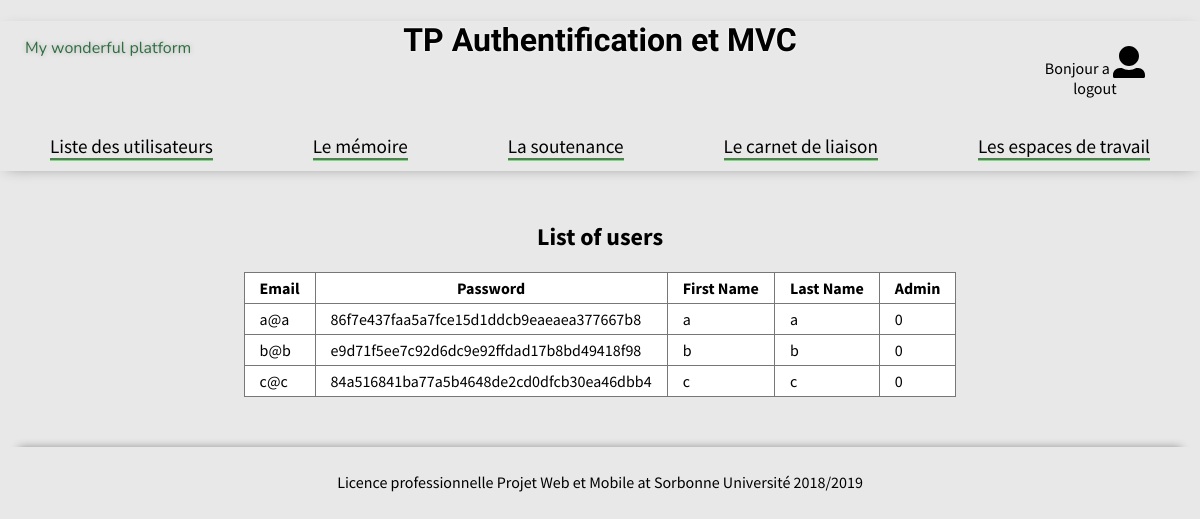
Screenshot of /index.php?ctrl=user&action=usersList (signed in) with the database file from the repository.
### tables this page shows
CREATE TABLE IF NOT EXISTS `Users` (
  `id` int(11) NOT NULL,
  `email` varchar(45) NOT NULL,
  `password` varchar(300) NOT NULL,
  `firstName` varchar(45) NOT NULL,
  `lastName` varchar(45) NOT NULL,
  `address` varchar(45) NOT NULL,
  `postalCode` varchar(45) NOT NULL,
  `city` varchar(45) NOT NULL,
  `country` varchar(45) NOT NULL,
  `admin` tinyint(1) NOT NULL
);

### Controller/UserController.php (called while the page is built, shortened)
<?php
class UserController {
    private $userManager;
    public function __construct($db1) {
        require_once('./Model/UserManager.php');
        $this->userManager = new UserManager($db1);
    }
    public function usersList() {
        $page = 'usersList';
        $usersList = $this->userManager->findAll();
        require('./View/default.php');
    }
}

### index.php (called while the page is built, shortened)
<?php
    require_once("Model/UserManager.php");
    $pdoBuilder = new Connection();
    $db = $pdoBuilder->getDb();
    if (
    ( isset($_GET['ctrl']) && !empty($_GET['ctrl']) ) &&
    ( isset($_GET['action']) && !empty($_GET['action']) )
    ) {
        $action = $_GET['action'];
    } else {
        $ctrl = 'User';
        $action = 'default';
    }
    $controller = new $ctrl($db);
    $controller->$action();
?>

### Model/UserManager.php (called while the page is built, shortened)
<?php
class UserManager {
    private $db;
    public function __construct($db1){
        $this->db=$db1;
    }
    public function findAll(){
        $req = $this->db->prepare('SELECT * FROM Users');
        $req->execute();
        return $req->fetchAll();
    }
}
?>

### View/usersList.php (the view)
<section id="main-section">
<?php
    if($_SESSION['user']){
        echo'<div>
        <h2 class="center">List of users</h2>
                <table class="">
                <tr>
                    <th>Email</th>
                    <th>Password</th>
                    <th>First Name</th>
                    <th>Last Name</th>
                    <th>Admin</th>
                </tr>';
        foreach($usersList as $u){
            echo '</tr>
            <td>'.$u['email'].'</td>
            <td>'.$u['password'].'</td>
            <td>'.$u['firstName'].'</td>
            <td>'.$u['lastName'].'</td>
            <td>'.$u['admin'].'</td>
        <tr>';
        }
        echo'</table></div>';
    } else {
        require('unauthorized.php');
    }
?>
</section>

### View/header.php (shortened to what this page needs)
<!DOCTYPE html>
<html lang="fr">
    <head>
        <link href="View/style/general.css" rel="stylesheet" type="text/css">
        <link href="View/style/header-footer.css" rel="stylesheet" type="text/css">
        <link href="View/style/mainSection.css" rel="stylesheet" type="text/css">
    </head>
    <body>
    <header>
    <div id="info-bar">
        <p>My wonderful platform</p>
    </div>
    <div id="banner-bloc">
        <h1>TP Authentification et MVC</h1>
    </div>
    <div id="account_bar">
                <div class="connection center">
            <a href="./index.php?ctrl=user&action=<?php if(!$_SESSION['user']){echo 'login';}else{echo 'logout';}?>"
            class="no-deco" title="<?php if(!$_SESSION['user']){echo 'login or create account';}else{echo 'logout';}?>">
            <?php
                if($_SESSION['user']){
                      echo 'Bonjour '.$_SESSION['user']['firstName'];
                }
            ?>
                <i class="fas fa-user"></i>
                <div class="text">
                    <?php
                        if(!$_SESSION['user']){
                            echo 'login';
                        }
                        else {
                            echo 'logout';
                        }
                    ?>
                </div>
            </a>
        </div>
            </div>
    <ul id="menu_bar">
        <a href="./index.php?ctrl=user&action=usersList" class="no-deco"><li>Liste des utilisateurs</li></a>
        <a href="./" class="no-deco"><li>Le mémoire</li></a>
        <a href="./" class="no-deco"><li>La soutenance</li></a>
        <a href="./" class="no-deco"><li>Le carnet de liaison</li></a>
        <a href="./" class="no-deco"><li>Les espaces de travail</li></a>
    </ul>
</header>

### View/default.php
<?php
include_once "header.php" ?>
    <section id="main-section">
        <?php
            if(isset($page)) {
                if($page == 'home')
                    require("./View/home.php");
            else
                require("./View/".$page.".php");
            }
        ?>
    </section>
<?php include_once "footer.php" ?>

### View/footer.php
<footer>
    <p>
        Licence professionnelle Projet Web et Mobile at Sorbonne Université 2018/2019
    </p>
</footer>    </body>
</html>

### View/style/general.css (style rules this page uses)
.no-deco { text-decoration: none; color: inherit; }
.center { text-align: center; }
body { background-color: #e8e8e8; min-height: 100%; margin: 0; font-family: 'Source Sans Pro', sans-serif; }
a { color: #66AD66; }
h1 { font-family: 'Glegoo', serif; font-size: 2em; }
table { margin: auto; margin-bottom: 50px; background-color: #fff; border-collapse: collapse }
table td, table th { padding: 5px 15px; border: 1px solid #777; }

### View/style/header-footer.css (style rules this page uses)
header { position: relative; height: 130px; margin-bottom: 50px; padding: 0 50px; padding-bottom: 20px; box-shadow: 0 3px 14px -7px gray; }
header #banner-bloc { margin: auto; height: 100px; text-align: center; }
header #banner-bloc h1 { position: relative; text-shadow: 0px 0px 3px #fff; }
#info-bar { position: absolute; top: 0; left: 0; padding: 25px; padding-top: 0; height: 150px; width: 30%; color: #2e6e3f; text-shadow: 0 0 5px rgba(68, 68, 68, 0.3); font-family: 'Nunito', sans-serif; }
#account_bar { display: flex; justify-content: flex-end; flex-flow: row wrap; position: absolute; top: 0; right: 0; padding: 25px; height: 150px; width: 30%; }
#account_bar>div { margin: 0 30px; }
#account_bar>div svg { font-size: 2em; }
#menu_bar { display: flex; justify-content: space-around; flex-flow: row wrap; position: absolute; bottom: 10px; left: 0; margin: 0; padding: 0; width: 100%; }
#menu_bar li { display: inline-block; margin-top: 15px; text-align: center; font-size: 1.2em; color: #000; border-bottom: 3px groove #7fd780; }
footer { position: relative; height: 50px; margin-top: 50px; padding: 0 50px; padding-top: 20px; text-align: center; box-shadow: 0 -18px 10px -19px gray; }
footer>p { margin-top: 5px; }

### rows the page displays
users: email "a@a", password "86f7e437faa5a7fce15d1ddcb9eaeaea377667b8", firstName "a", lastName "a", admin "0"
users: email "b@b", password "e9d71f5ee7c92d6dc9e92ffdad17b8bd49418f98", firstName "b", lastName "b", admin "0"
users: email "c@c", password "84a516841ba77a5b4648de2cd0dfcb30ea46dbb4", firstName "c", lastName "c", admin "0"

### other values shown
$_SESSION['user']['firstName'] "a"
